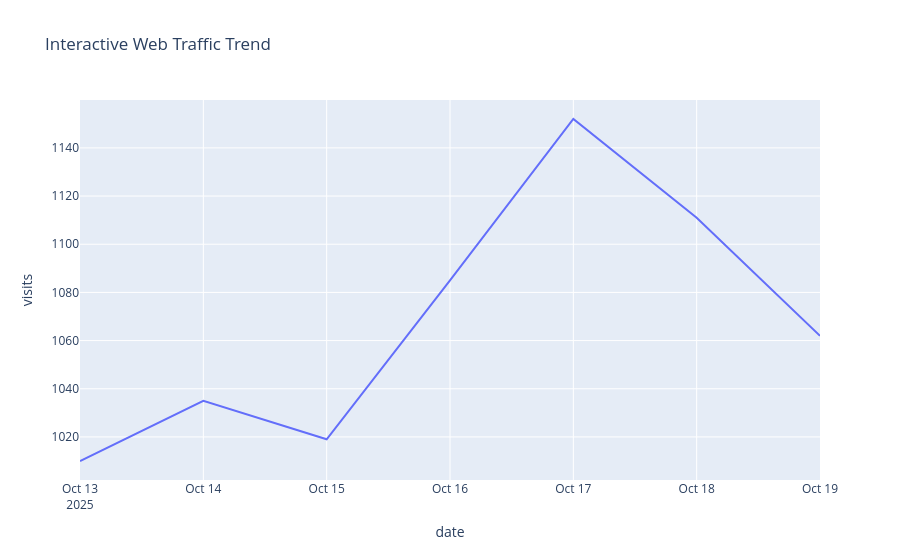

The notebook cell saved with this chart:
### Markdown cell above
*Interactive Web Traffic Trend*

### Code cell
fig = px.line(trend, x='date', y='visits',
              title="Interactive Web Traffic Trend")
fig.write_html("interactive_chart.html")
plt.savefig("interactive_chart.png")
fig.show()

### Figure 1 — Plotly figure (JSON) as saved in the notebook; plotly's stock layout.template omitted (floating-point values rounded to 4 significant figures)
{"data": [{"hovertemplate": "date=%{x}<br>visits=%{y}<extra></extra>", "legendgroup": "", "line": {"color": "#636efa", "dash": "solid"}, "marker": {"symbol": "circle"}, "mode": "lines", "name": "", "orientation": "v", "showlegend": false, "type": "scatter", "x": ["2025-10-13", "2025-10-14", "2025-10-15", "2025-10-16", "2025-10-17", "2025-10-18", "2025-10-19"], "xaxis": "x", "y": [1010, 1035, 1019, 1085, 1152, 1111, 1062], "yaxis": "y"}], "layout": {"legend": {"tracegroupgap": 0}, "title": {"text": "Interactive Web Traffic Trend"}, "xaxis": {"anchor": "y", "domain": [0, 1], "title": {"text": "date"}}, "yaxis": {"anchor": "x", "domain": [0, 1], "title": {"text": "visits"}}}}
